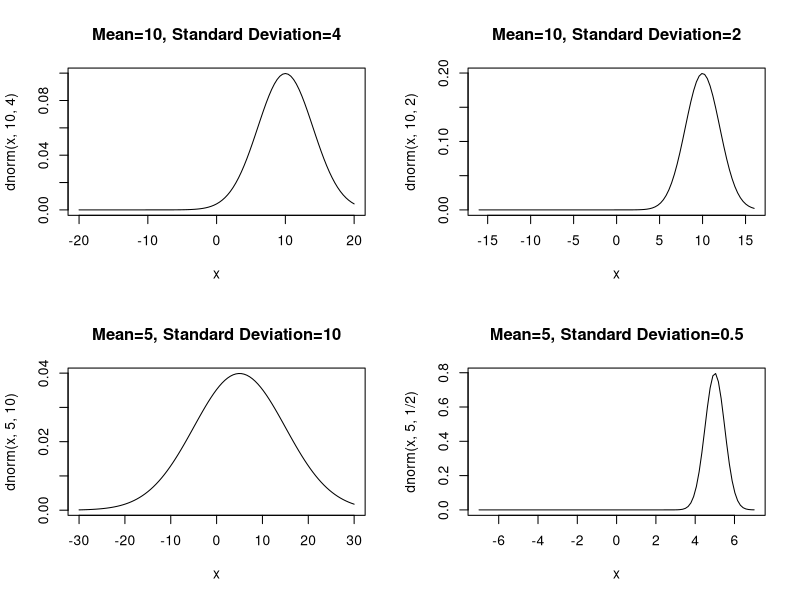
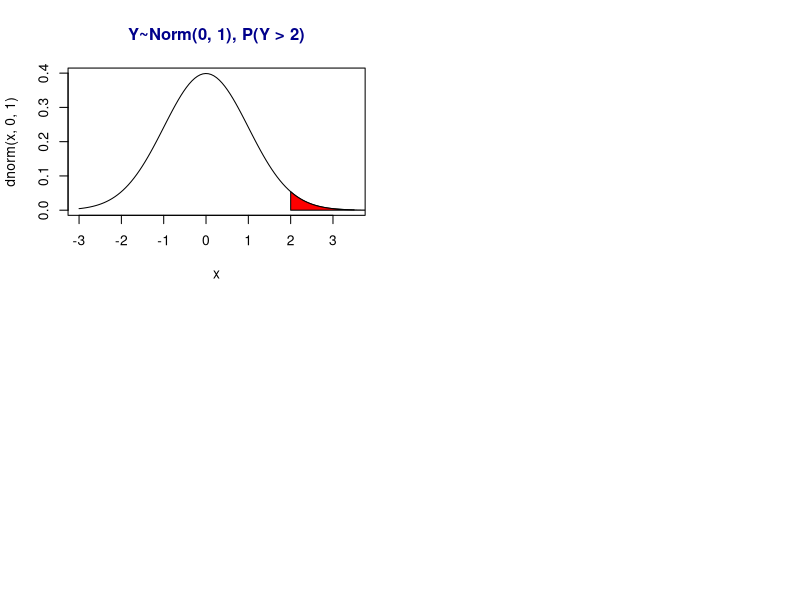

Write R code to recreate these figures, in order. (Note: this script raises an error after producing the figures.)
# task 2


#create layout matrix to hold graphs
layout_mat = matrix(c(1,2,3,4), nrow=2, ncol=2, byrow=TRUE)
layout(layout_mat)

#plot all density functions outlined in write-up
curve(dnorm(x, 10, 4), xlim=c(-20,20))
title(main="Mean=10, Standard Deviation=4")

curve(dnorm(x, 10, 2), xlim=c(-16,16))
title(main="Mean=10, Standard Deviation=2")

curve(dnorm(x, 5, 10), xlim=c(-30, 30))
title(main="Mean=5, Standard Deviation=10")

curve(dnorm(x, 5, 1/2), xlim=c(-7,7))
title(main="Mean=5, Standard Deviation=0.5")

#***********************


#new graphical layout
layout(layout_mat)

#normal curve
curve(dnorm(x, 0, 1), xlim=c(-3, 3.5))

#want to graph Y~Norm(0, 1), P(Y >= 2)
#this is equivalent to 1 - pnorm(2, 0, 1)

#find 1000 x-vals between 2-4 and corresponding yvalues
xvals = seq(2, 4, length = 1000)
yvals = dnorm(xvals, 0, 1)

#create polygon out of those values
polygon(c(2, xvals, 4), c(0, yvals, 0), col = "Red")

#embellish
title(main = list("Y~Norm(0, 1), P(Y > 2)", col="Dark blue"))

#probability, lower-tail
prob0 = round(1-pnorm(2), 4)
loc0 <- locator(1)
loc0
text(loc0, paste("Area = ", prob0, sep=""))

#*********************************


#normal curve 2, mean = 4, standard distribution = 2
curve(dnorm(x, 4, 2), xlim=c(-10, 10))
xvals = seq(1, 5, length = 1000)
yvals = dnorm(xvals, 4, 2)
polygon(c(1, xvals, 5), c(0, yvals, 0), col="Red")
title(main = list("Y~Norm(4, 2), P(1 < Y < 5)", col="Dark blue"))

#probability
prob1 = round((pnorm(5, 4, 2) - pnorm(2, 4, 2)), 4)
loc1 <- locator(1)
loc1
text(loc1, paste("Area = ", prob1, sep=""))

#******************************************


#normal curve 3, mean = 10, sd = 4, P(Y < 10)
curve(dnorm(x, 10, 4), xlim=c(-22, 22))
xvals = seq(-22, 10, length = 1000)
yvals = dnorm(xvals, 10, 4)
polygon(c(-22, xvals, 10), c(0, yvals, 0), col="Red")
title(main = list("Y~Norm(10, 4), P(Y < 10)", col="Dark blue"))

#probability
prob2 = round(pnorm(10, 10, 4), 4)

loc2 <- locator(1)
loc2
text(loc2, paste("Area = ", prob2, sep=""))

#***************************


#normal curve 4, mean = -2, sd = 0.5, P(-3 < Y < -2)
curve(dnorm(x, -2, 0.5), xlim=c(-6, 4))
xvals = seq(-3, -2, length = 1000)
yvals = dnorm(xvals, -2, 0.5)
polygon(c(-3, xvals, -2), c(0, yvals, 0), col="Red")
title(main = list("Y~Norm(-2, 0.5), P(-3 < Y < -2)", col="Dark blue"))

#probability
prob3 = round((pnorm(-2, -2, 0.5) - pnorm(-3, -2, 0.5)), 4)

loc3 <- locator(1)
loc3
text(loc3, paste("Area = ", prob3, sep=""))


#********** Gamma *****************

#Task 3
layout(1)

#Y∼Gamma(shape=1,scale=1)
curve(dgamma(x, 1, 1), main="Y~Gamma(a=1, 3, 5; b=1)", xlim=c(0, 10))
title(col="blue")

#Y∼Gamma(shape=3,scale=1)
curve(dgamma(x, 3, 1), xlim=c(0, 10), add=TRUE)


#Y∼Gamma(shape=5,scale=1)
curve(dgamma(x, 5, 1),  xlim=c(0, 10), add=TRUE)

#******* Gamma with Probabilities *******

#Y~Gamma(shape=3,scale=2),P(2<Y<5)

#shape * scale_squared = variance
#let xlim = alpha + sqrt(3*variance)
alpha=3; beta_sq=4; xupper=alpha + 3*sqrt(alpha*beta_sq)

curve(dgamma(x, shape=3, rate=1/2), xlim=c(0, xupper))
xvals = seq(2, 5, length = 1000)
yvals = dgamma(xvals, 3, 1/2)
polygon(c(2, xvals, 5), c(0, yvals, 0), col="pink")
title(main = list("Y~Gamma(Shape=3, Scale=2), P(2 < Y < 5)", col="violetred3"))

#probability
prob0 = round(pgamma(5, 3, rate=1/2) - pgamma(2, 3, rate=1/2), 4)
loc0 = locator(1)
loc0
text(loc0, paste("Area = ", prob0, sep= ""))


#Y∼Gamma(shape=6,scale=3),P(1≤Y≤4)

#shape * scale_squared = variance
#let xlim = sqrt(3*sd)
alpha=6; beta_sq=9; xupper=alpha + 3*sqrt(alpha*beta_sq)

curve(dgamma(x, shape=6, rate=1/3), xlim=c(0, xupper))
xvals = seq(1, 4, length = 1000)
yvals = dgamma(xvals, 6, rate=1/3)
polygon(c(1, xvals, 4), c(0, yvals, 0), col="palegreen1")
title(main = list("Y~Gamma(Shape=6, Scale=3), P(1 < Y < 4)", col="palegreen4"))

#probability
prob1 = round(pgamma(4, 6, rate=1/3) - pgamma(1, 6, rate=1/3), 4)
loc2 = locator(1)
loc2
text(loc2, paste("Area = ", prob1, sep= ""))

#Y∼Gamma(shape=2,scale=4),P(3≤Y<6)

#shape * scale_squared = variance
#let xlim = sqrt(3*sd)
alpha=2; beta_sq=16; xupper=alpha + 3*sqrt(alpha*beta_sq)

curve(dgamma(x, shape=2, rate=1/4), xlim=c(0, xupper))
xvals = seq(3, 6, length = 1000)
yvals = dgamma(xvals, 2, rate=1/4)
polygon(c(3, xvals, 6), c(0, yvals, 0), col="sienna1")
title(main = list("Y~Gamma(Shape=2, Scale=4), P(3 < Y < 6)", col="sienna2"))

#probability
prob1 = round(pgamma(6, 2, rate=1/4) - pgamma(3, 2, rate=1/4), 4)
loc3 = locator(1)
loc3
text(loc3, paste("Area = ", prob1, sep= ""))

#****** Chi-Square ******

layout(layout_mat)

#Y∼chisq(df=1)
#nu = 1, mu = 1, variance = 2mu
nu = 1
mu = nu
var = 2*nu
xupper = mu + 3*sqrt(var)
curve(dchisq(x, df=nu), xlim=c(0, xupper))
title(main=list("Y~Chisq(Degrees of Freedom = 1)", col = "red2"))


#Y∼chisq(df=2)
nu = 2
mu = nu
var = 2*nu
xupper = mu + 3*sqrt(var)
curve(dchisq(x, df=nu), xlim=c(0, xupper))
title(main=list("Y~Chisq(Degrees of Freedom = 2)", col = "magenta3"))


#Y∼chisq(df=4)
nu = 4
mu = nu
var = 2*nu
xupper = mu + 3*sqrt(var)
curve(dchisq(x, df=nu), xlim=c(0, xupper))
title(main=list("Y~Chisq(Degrees of Freedom = 4)", col = "indianred3"))


#Y∼chisq(df=20)
nu = 20
mu = nu
var = 2*nu
xupper = mu + 3*sqrt(var)
curve(dchisq(x, df=nu), xlim=c(0, xupper))
title(main=list("Y~Chisq(Degrees of Freedom = 20)", col = "olivedrab3"))

#Y∼chisq(df=2),P(2≤Y≤4)
nu = 2
mu = nu
var = 2*nu
xupper=mu + 3*sqrt(var)

x1=2; x2=4

curve(dchisq(x, nu), xlim=c(0, xupper))
xvals = seq(x1, x2, length = 1000)
yvals = dchisq(xvals, nu)
polygon(c(x1, xvals, x2), c(0, yvals, 0), col="sienna1")
title(main = list("Y~Chisq(DoF = 2), P(2 < Y < 4)", col="sienna2"))

#probability
prob1 = round(pchisq(x2, nu) - pchisq(x1, nu), 4)
loc = locator(1)
loc
text(loc, paste("Area = ", prob1, sep= ""))



#Y∼chisq(df=3),P(3≤Y≤5)
nu = 3
mu = nu
var = 2*nu
xupper=mu + 3*sqrt(var)

x1=3; x2=5

curve(dchisq(x, nu), xlim=c(0, xupper))
xvals = seq(x1, x2, length = 1000)
yvals = dchisq(xvals, nu)
polygon(c(x1, xvals, x2), c(0, yvals, 0), col="pink")
title(main = list("Y~Chisq(DoF = 3), P(3 < Y < 5)", col="violetred3"))

#probability
prob1 = round(pchisq(x2, nu) - pchisq(x1, nu), 4)
loc = locator(1)
loc
text(loc, paste("Area = ", prob1, sep= ""))



#Y∼chisq(df=20),P(10<Y≤21) 
nu = 20
mu = nu
var = 2*nu
xupper=mu + 3*sqrt(var)

x1=10; x2=21

curve(dchisq(x, nu), xlim=c(0, xupper))
xvals = seq(x1, x2, length = 1000)
yvals = dchisq(xvals, nu)
polygon(c(x1, xvals, x2), c(0, yvals, 0), col="palegreen1")
title(main = list("Y~Chisq(DoF = 3), P(3 < Y < 5)", col="palegreen3"))

#probability
prob1 = round(pchisq(x2, nu) - pchisq(x1, nu), 4)
loc = locator(1)
loc
text(loc, paste("Area = ", prob1, sep= ""))
